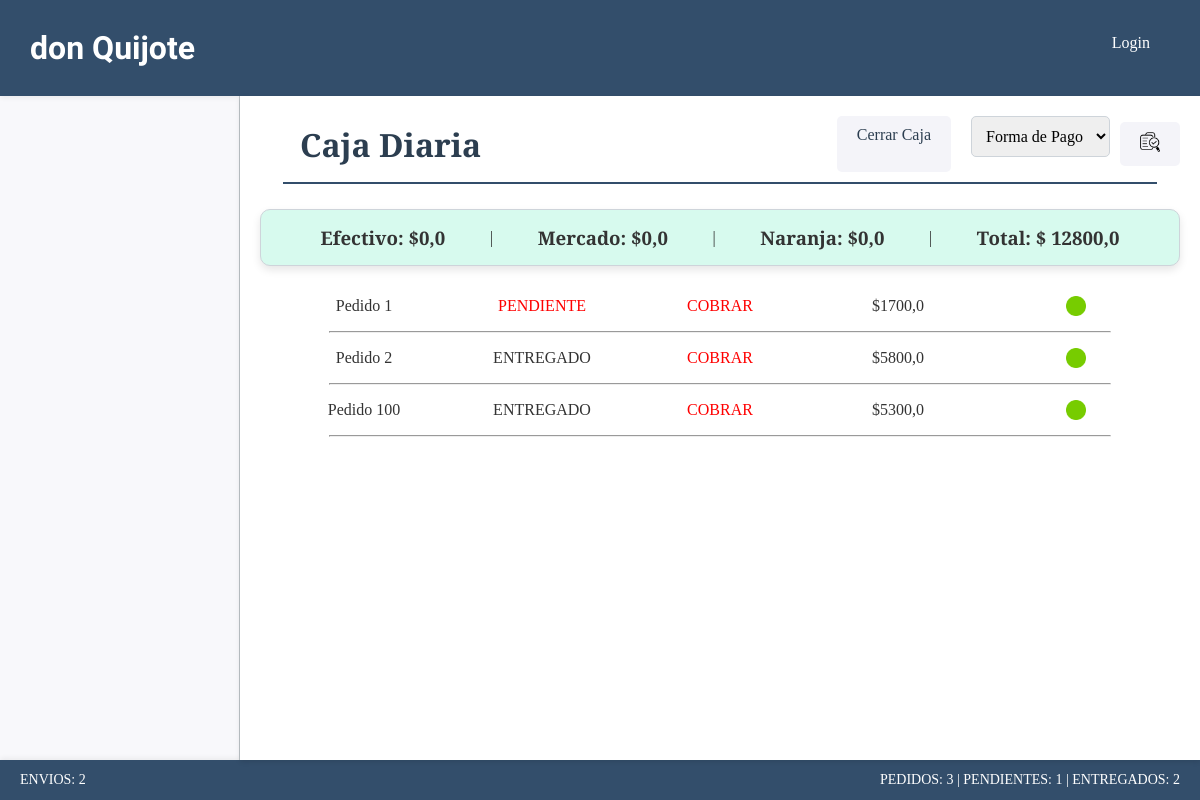
The page /facturas/ on the database as committed earlier.
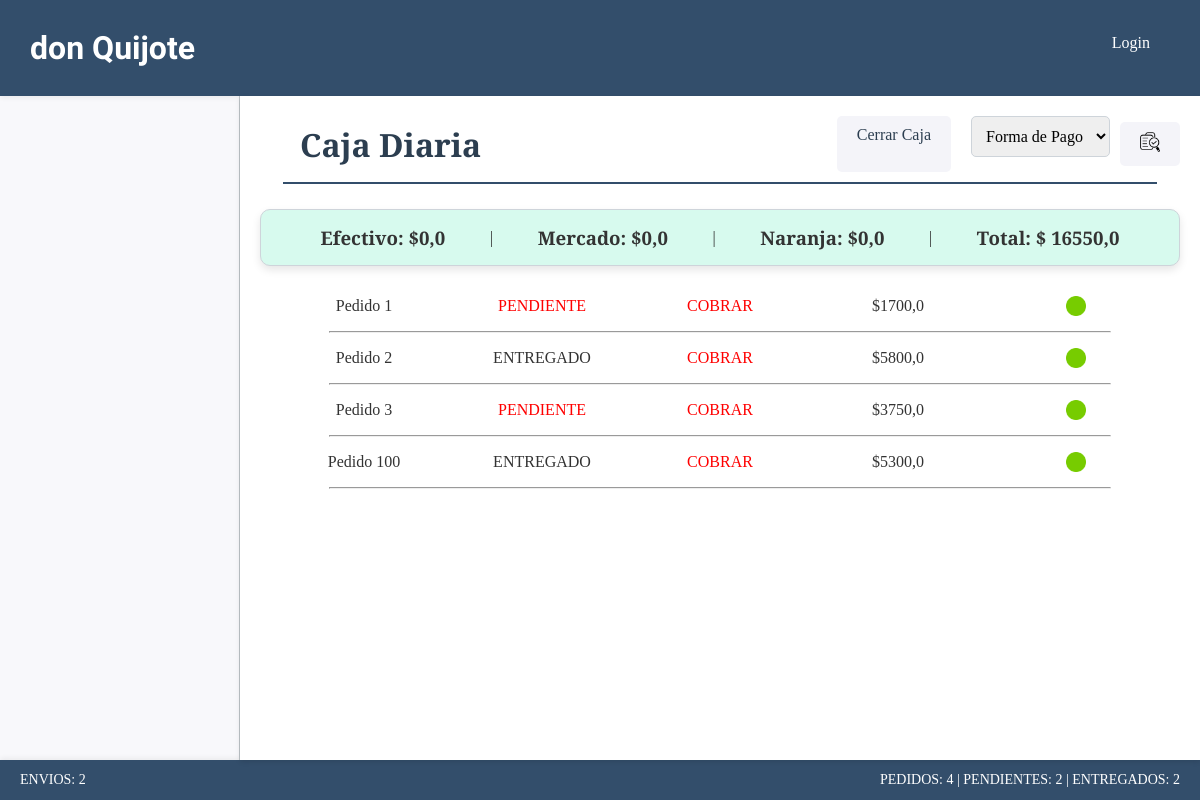
The same page on the database as committed later.
### pedido/models.py (models this page shows, shortened)
class Pedido(models.Model):
    ESTADO_CHOICES = [
        ('entregado', 'Entregado'),
        ('pendiente', 'Pendiente'),
        ('cancelado', 'Cancelado')
    ]
    PAGO_CHOICES = [
        ('efectivo', 'EFT'),
        ('mercado', 'MP'),
        ('naranja', 'NRJ'),
        ('cobrar', 'COBRAR')
    ]
    estado=models.CharField(max_length=10, choices=ESTADO_CHOICES)
    tipo = models.IntegerField(default=1)
    pago=models.CharField(max_length=10, choices=PAGO_CHOICES)
    forma_entrega=models.ForeignKey(FormaEntrega, on_delete=models.SET_NULL, null=True, blank=True)
    precio_entrega=models.FloatField(null=True, blank=True)
    hora=models.DateTimeField(auto_now_add=True)
    nombre=models.CharField(max_length=50, blank=True, null=True)
    direccion=models.CharField(max_length=100, blank=True, null=True)
    observacion=models.CharField(max_length=100, blank=True, null=True)
    cantidad_emp=models.FloatField(null=True, blank=True)
    subtotal_emp=models.FloatField(null=True, blank=True)
    total=models.FloatField()
    class Meta:
        db_table="pedidos"
        verbose_name="Pedido"
        verbose_name_plural="Pedidos"
        ordering=["id"]

### facturas/views.py (the view)
# urls.py: path('', views.home, name="home"),
def home(request):
    return listar_caja(request)

### core/forms.py
class PagosForm(forms.Form):
    OPCIONES_FORMA_PAGO = [
        ('', 'Forma de Pago'),
        ('efectivo', 'Efectivo'),
        ('mercado', 'Mercado'),
        ('naranja', 'Naranja'),
    ]
    forma_pago = forms.ChoiceField(
        choices=OPCIONES_FORMA_PAGO,
        required=False,
        widget=forms.Select(attrs={'class': 'form-control'}),
        label=""
    )

### pedido/recuperar_pedidos.py (called while the page is built)
def recuperar_sin_reservados(modelo_pedido, modelo_producto, key):
    pedidos_datos = modelo_pedido.objects.exclude(
        estado__in=['reservado', 'cancelado']
    )
    productos_pedidos = modelo_producto.objects.all()
    pedidos = cargar_recuperos(pedidos_datos, productos_pedidos)
    return {key: pedidos}

### facturas/templates/facturas/index.html (shortened to what this page needs)
{% extends 'core/base.html' %}
{% load static %}
{% block css %}
    <link rel="stylesheet" href="{% static 'facturas/css/styles.css' %}">
{% endblock css %}
{% block titulo %}
    {% include 'core/components/encabezado.html' with titulo_texto="Caja Diaria" %}
{% endblock titulo %}
{% block main %}
{% if caja_total != 0.0 %}
    <div class="facturas-totales card">
        <h3>Efectivo: ${{caja_efectivo}}</h3>
        <p>|</p>
        <h3>Mercado: ${{caja_mercado}}</h3>
        <p>|</p>
        <h3>Naranja: ${{caja_naranja}}</h3>
        <p>|</p>
        <h3>Total: $ {{caja_total}}</h3>
    </div>
    {% if pedidos or pedidos_reservados %}
        {% for key, value in pedidos.items %}
            <div class="cajas-detalle">
                <p class="cajas-detalle-pedido">Pedido {{key}}</p>
                <p class="cajas-detalle-pedido" {% if value.datos.estado == "pendiente" %}style="color:red;"{% endif %}>{{value.datos.estado|upper}}</p>
                <p class="cajas-detalle-pedido" {% if value.datos.pago == "cobrar" %}style="color:red;"{% endif %}>{{ value.datos.pago|upper }}</p>
                <p class="cajas-detalle-pedido">${{ value.datos.total }}</p>
                <div class="cajas-detalle-pedido">
                    <img class="icono-opc" id="checkToggle" src="{% static 'facturas/img/no_check.png' %}" alt="Chequear Factura">
                </div>
            </div>
            <div class="facturas-hr-container">
                <hr class="facturas-hr">
            </div>
        {% endfor %}
        {% for key, value in pedidos_reservados.items %}
            <div class="cajas-detalle">
                <p class="cajas-detalle-pedido">Pedido {{key}}</p>
                <p class="cajas-detalle-pedido" {% if value.datos.estado == "pendiente" %}style="color:red;"{% endif %}>{{value.datos.estado|upper}}</p>
                <p class="cajas-detalle-pedido" {% if value.datos.pago == "cobrar" %}style="color:red;"{% endif %}>{{ value.datos.pago|upper }}</p>
                <p class="cajas-detalle-pedido">${{ value.datos.total }}</p>
                <div class="cajas-detalle-pedido">
                    <img class="icono-opc" id="checkToggle" src="{% static 'facturas/img/no_check.png' %}" alt="Chequear Factura">
                </div>
            </div>
            <div class="facturas-hr-container">
                <hr class="facturas-hr">
            </div>
        {% endfor %}
    {% endif %}
{% elif estado_caja == True %}
<h2 class="vacio">Aun no se cargaron pedidos...</h2>
{% else %}
<h2 class="vacio">Caja Cerrada...</h2>
{% endif %}
{% endblock main %}

Rows that differ between the two databases and show on the page:
added Pedido: datos.estado "PENDIENTE", datos.pago "COBRAR", datos.total "3750,0"
Other text that changed with them:
{{ caja_total }}: "12800,0" → "16550,0"
{{ cant_pedidos }}: "3" → "4"
{{ cant_pendientes }}: "1" → "2"
new list line: "Pedido 3 $"
